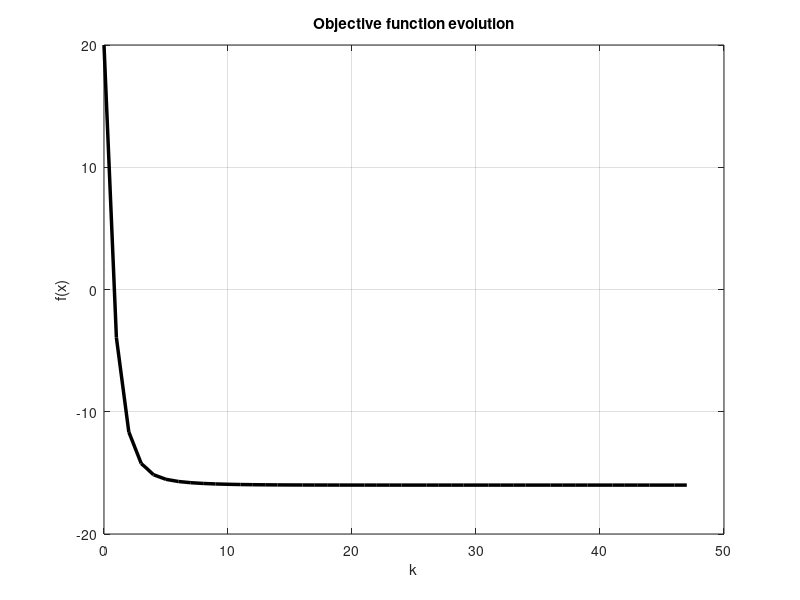
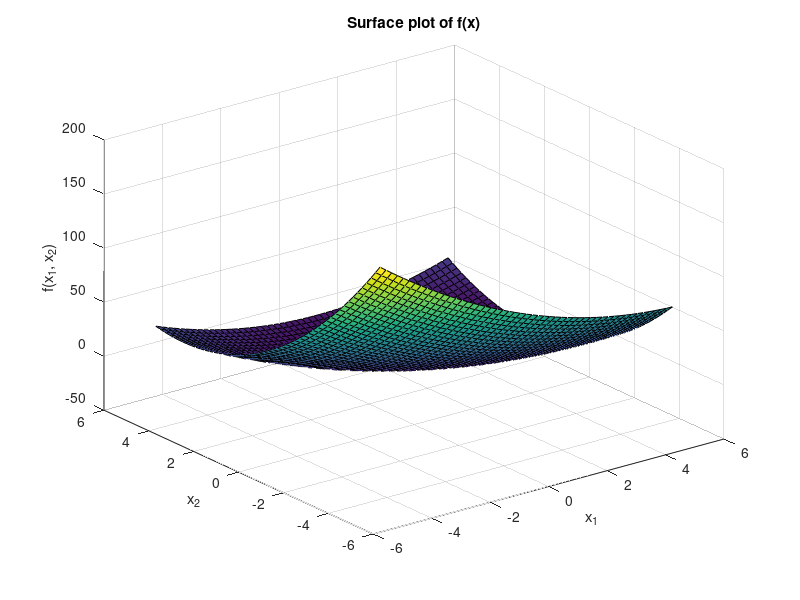

These charts were generated, in order, by the following MATLAB code:
% gradient descent algorithm
clc; clear; close all;


%%%%%%%%%%%%%%%%%%%%%%%% insert function to optmize %%%%%%%%%%%%%%%%%%%%%%%
% objective function
F  = @(x) x(1).^2 +2.*x(2).^2 +x(1).*x(2) -6.*x(1) -10.*x(2);

% analytical gradient
Gr = @(x) [2*x(1)+x(2)-6; 4*x(2)+x(1)-10];
%%%%%%%%%%%%%%%%%%%%%%%%%%%%%%%%%%%%%%%%%%%%%%%%%%%%%%%%%%%%%%%%%%%%%%%%%%%

% initial solution
x = [5; 5];

% maximum number of iterations
k_max = 50;

%%%%%%%%%%%%%%%%%%%%%%%%%% initialize parameters %%%%%%%%%%%%%%%%%%%%%%%%%%
k     = 1;
ep    = 1e-3;   % tolerance
alpha = 1e-1;   % step size

%%%%%%%%%%%%%%%%%%%%%%%%%%% gradient descent %%%%%%%%%%%%%%%%%%%%%%%%%%%%%%
fprintf('gradient descent optimization\n');
f(1) = F(x);    % evaluate objective function for x_0
grad = Gr(x);   % evaluate gradient for x_0
fprintf('k = %2d: x = %-10s | F(x) = %.4f\n', 0, mat2str(x,2), f(1));

while( k<=k_max && norm(grad)>ep ) % stopping criterion (number of iterations or optimality) 
    k    = k+1;
    grad = Gr(x);         % gradient
    x    = x -alpha*grad; % move in descent direction 

    f(k) = F(x);          % evaluate objective function
    fprintf('k = %2d: x = %-10s | F(x) = %.4f\n', k-1, mat2str(x,2), f(k));  % show progress
end

% evolution of the objective function
figure(1);
plot(0:length(f)-1, f, 'LineWidth',2.5, 'color','k');
title('Objective function evolution');
xlabel('k');
ylabel('f(x)');
grid on;

if length(x) == 2
    % create grid
    x_1 = -5:0.2:5;
    x_2 = -5:0.2:5;
    [X1, X2] = meshgrid(x_1, x_2);
    Z = arrayfun(@(a, b) F([a; b]), X1, X2);
    
    % 3D surface plot
    figure(2);
    surf(X1, X2, Z);
    title('Surface plot of f(x)');
    xlabel('x_1');
    ylabel('x_2');
    zlabel('f(x_1, x_2)');
    grid on;
    hold on;
    plot3(x(1),x(2), F(x), 'ro', 'MarkerSize', 10, 'MarkerFaceColor', 'r');
end